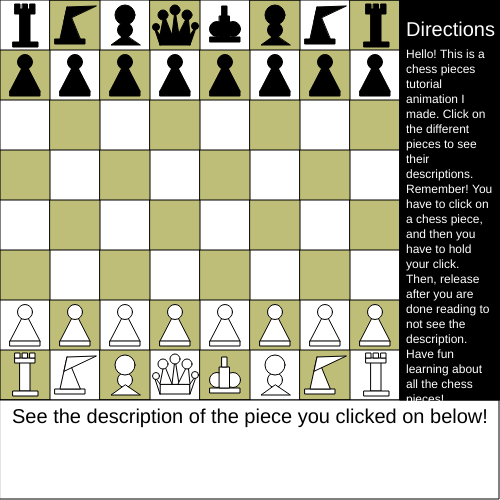
Frame 1 (no input)
Frame 60 (no input): identical to frame 1, image omitted
Frame 120 (the mouse pressed at the canvas centre since frame 60): identical to frame 1, image omitted

The p5.js sketch that drew this single still picture (run headless with seeded random() and noise() and a simulated clock; from frame 60 on, the mouse is pressed at the canvas centre):

// p5.js sketch
// ── sketch.js
let descriptionText = "";

function setup() {
  createCanvas(500, 500);
}

function draw() {
  background(255);

  // Squares for the Chess Board
  for (let squareY = 0; squareY <= 300; squareY += 100) {
    for (let squareX = 50; squareX <= 400; squareX += 100) {
      fill(190, 190, 120);
      rect(squareX, squareY, 50, 50);
    }
  }

  for (let squareY = 50; squareY <= 400; squareY += 100) {
    for (let squareX = 0; squareX <= 300; squareX += 100) {
      fill(190, 190, 120);
      rect(squareX, squareY, 50, 50);
    }
  }

  // Border lines
  line(0, 400, 400, 400);
  line(400, 0, 400, 400);
  line(400, 0, 0, 0);
  line(0, 400, 0, 0);

  // --- Piece Functions ---
  function pawn(x, y, color) {
    let pawntrianglebottom = 37;
    let pawntrianglex1 = 0;
    let pawntrianglex3 = 30;
    let pawntriangley2 = 8;
    let pawntrianglex2 = (pawntrianglex1 + pawntrianglex3) / 2;
    fill(color);
    triangle(pawntrianglex1 + x, pawntrianglebottom + y,
             pawntrianglex2 + x, pawntriangley2 + y,
             pawntrianglex3 + x, pawntrianglebottom + y);
    ellipse(pawntrianglex2 + x, pawntriangley2 + y, 15, 15);
    rect(pawntrianglex1 + x, pawntrianglebottom + y, pawntrianglex3, 5);
  }

  function rook(x, y, color) {
    fill(color);
    rect(x, y, 10, 30);
    rect(x - 5, y - 3, 20, 5);
    rect(x - 5, y - 8, 5, 5);
    rect(x + 10, y - 8, 5, 5);
    rect(x + 2.5, y - 8, 5, 5);
    rect(x - 7, y + 30, 25, 5);
  }

  function knight(x, y, color) {
    fill(color);
    rect(x, y, 30, 5);
    triangle(x + 12, y - 32, x + 5, y, x + 25, y);
    triangle(x + 9, y - 18, x + 12, y - 32, x + 41, y - 33);
  }

  function bishop(x, y, color) {
    fill(color);
    ellipse(x, y + 15, 15, 15);
    ellipse(x, y, 20, 20);
    triangle(x, y + 20, x - 14, y + 30, x + 15, y + 30);
  }

  function king(x, y, color) {
    fill(color);
    rect(x, y, 30, 5);
    ellipse(x + 7, y - 8, 15, 15);
    ellipse(x + 23, y - 8, 15, 15);
    rect(x + 9.5, y - 21, 10, 21);
    rect(x + 12, y - 31, 5, 10);
  }

  function queen(x, y, color) {
    fill(color);
    rect(x, y, 30, 10);
    triangle(x, y, x - 6, y - 8, x, y + 10);
    triangle(x + 19, y, x + 15, y - 25, x + 12, y);
    triangle(x + 30, y, x + 37, y - 10, x + 30, y + 10);
    triangle(x, y, x + 4, y - 20, x + 12, y);
    triangle(x + 30, y, x + 28, y - 20, x + 18, y);
    ellipse(x - 4, y - 8, 7, 7);
    ellipse(x + 3, y - 20, 10, 10);
    ellipse(x + 15, y - 25, 10, 10);
    ellipse(x + 27, y - 20, 10, 10);
    ellipse(x + 35, y - 9, 7, 7);
  }

  // --- Draw Pieces ---
  for (let pawnsX = 10; pawnsX <= 360; pawnsX += 50) {
    pawn(pawnsX, 304, 255); // white pawns
    pawn(pawnsX, 54, 0);    // black pawns
  }

  rook(20, 361, 255);
  rook(371, 361, 255);
  rook(371, 12, 0);
  rook(20, 12, 0);

  knight(55, 389, 255);
  knight(305, 389, 255);
  knight(305, 39, 0);
  knight(55, 39, 0);

  bishop(125, 365, 255);
  bishop(275, 365, 255);
  bishop(275, 15, 0);
  bishop(125, 15, 0);

  king(210, 388, 255);
  king(210, 37, 0);

  queen(160, 384, 255);
  queen(160, 35, 0);

  // Description Box
  fill(255);
  rect(0, 400, 499, 99);
  fill(0);
  textSize(20);
  text("See the description of the piece you clicked on below!", 12, 423);

  // Show description if set
  if (descriptionText) {
    textSize(12);
    text(descriptionText, 15, 440, 380, 80);
  }

  // Directions Box
  fill(0);
  rect(400, 0, 100, 400);
  fill(255);
  textSize(20);
  text("Directions", 406, 36);
  textSize(12);
  text("Hello! This is a chess pieces tutorial animation I made. Click on the different pieces to see their descriptions. Remember! You have to click on a chess piece, and then you have to hold your click. Then, release after you are done reading to not see the description. Have fun learning about all the chess pieces!", 406, 49, 90, 386);
}

// --- Handle clicks (replaces giant if/else in KA) ---
function mousePressed() {
  if (mouseY > 50 && mouseY < 100 && mouseX > 0 && mouseX < 400) {
    descriptionText = "You clicked on the black pawns! Pawns can go 2 spaces up on their first turn. After that, pawns go up by only one. Pawns can capture diagonally and can promote.";
  } else if (mouseY > 300 && mouseY < 350 && mouseX > 0 && mouseX < 400) {
    descriptionText = "You clicked on the white pawns! Pawns can go 2 spaces up on their first turn. After that, pawns go up by only one. Pawns can capture diagonally and can promote.";
  } else if (mouseX < 50 && mouseY < 50 || mouseX > 350 && mouseY < 50) {
    descriptionText = "You clicked on a black rook! Rooks move up, down, left, right in straight lines. They cannot move diagonally or jump.";
  } else if (mouseX < 50 && mouseY > 350 || mouseX > 350 && mouseY > 350) {
    descriptionText = "You clicked on a white rook! Rooks move up, down, left, right in straight lines. They cannot move diagonally or jump.";
  } else if (mouseX < 100 && mouseX > 50 && mouseY < 50 || mouseX > 300 && mouseX < 350 && mouseY < 50) {
    descriptionText = "You clicked on a black knight! Knights move in an L-shape and can jump over pieces.";
  } else if (mouseX < 100 && mouseX > 50 && mouseY > 350 || mouseX > 300 && mouseX < 350 && mouseY > 350) {
    descriptionText = "You clicked on a white knight! Knights move in an L-shape and can jump over pieces.";
  } else if (mouseX > 100 && mouseX < 150 && mouseY < 50 || mouseX > 250 && mouseX < 300 && mouseY < 50) {
    descriptionText = "You clicked on a black bishop! Bishops move diagonally any number of squares, but cannot jump.";
  } else if (mouseX > 100 && mouseX < 150 && mouseY > 350 || mouseX > 250 && mouseX < 300 && mouseY > 350) {
    descriptionText = "You clicked on a white bishop! Bishops move diagonally any number of squares, but cannot jump.";
  } else if (mouseX > 150 && mouseX < 200 && mouseY < 50) {
    descriptionText = "You clicked on the black queen! The queen combines rook and bishop moves, making her the most powerful piece.";
  } else if (mouseX > 150 && mouseX < 200 && mouseY > 350) {
    descriptionText = "You clicked on the white queen! The queen combines rook and bishop moves, making her the most powerful piece.";
  } else if (mouseX > 200 && mouseX < 250 && mouseY < 50) {
    descriptionText = "You clicked on the black king! The king moves one square in any direction. The goal is to checkmate it.";
  } else if (mouseX > 200 && mouseX < 250 && mouseY > 350) {
    descriptionText = "You clicked on the white king! The king moves one square in any direction. The goal is to checkmate it.";
  }
}

function mouseReleased() {
  descriptionText = ""; // Clear description when mouse is released
}

// ── style.css
body {
  margin: 0;
  display: flex;
  justify-content: center;
  align-items: center;
  min-height: 100vh;
  background-color: #f0f0f0;
}

canvas {
  max-width: 100%;
  height: auto;
  margin: auto;
  display: block;
  box-shadow: 0 4px 8px rgba(0, 0, 0, 0.1);
}
